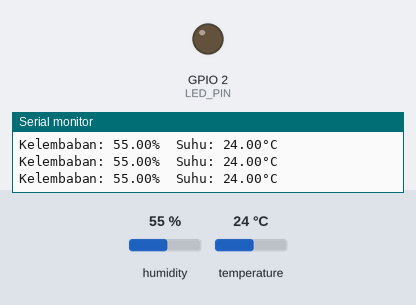
The sketch below on a simulated ESP32. On the bench: output pins drawn as LEDs (lit = HIGH), the last lines printed to the serial monitor. The inputs (shaded band) are chosen by the test bench; at power-on: temperature 24 °C, humidity 55 %.

Above: at 4.8 s.
4.9 s: temperature set to 34.5 °C
8.9 s: temperature set to 35.3 °C
At 11.3 s:
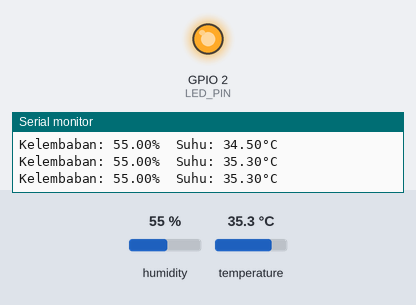
12.9 s: temperature set to 12 °C
At 13.6 s:
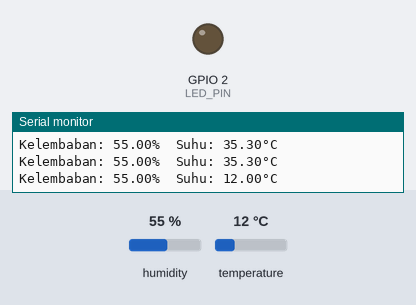
16.9 s: temperature set to 41 °C
At 19.4 s:
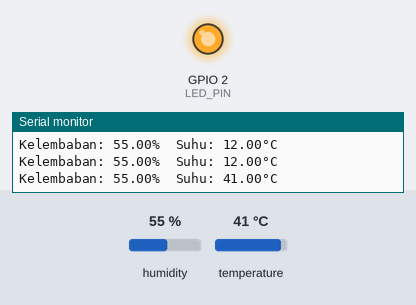
Timing chart, 0 to 20.9 s (numbered marks = the images above; inputs shaded):
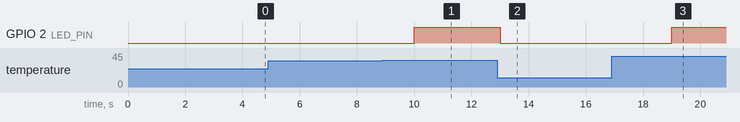

Measured:
- the behaviour switches between 34.9 and 35 °C on temperature (found by bisection; images 0 and 1)
- after the input at 8.9 s, GPIO 2 (LED_PIN): LOW → HIGH after 1.1 s
- after the input at 12.9 s, GPIO 2 (LED_PIN): HIGH → LOW after 0.11 s
- after the input at 16.9 s, GPIO 2 (LED_PIN): LOW → HIGH after 2.1 s

The sketch:

03_ESP32_DHT22_SerialMonitor.ino
```cpp
#include <DHT.h>

#define DHT_PIN 13
#define DHT_TYPE DHT22
#define LED_PIN 2
#define INTERVAL 1000

DHT dht(DHT_PIN, DHT_TYPE);

void setup() {
  Serial.begin(115200);
  pinMode(LED_PIN, OUTPUT);

  dht.begin();
}

uint32_t previousMillis = 0, currentMillis;
float humidity, temperature;

void loop() {
  currentMillis = millis();
  if (currentMillis - previousMillis >= INTERVAL) {
    previousMillis = currentMillis;

    humidity = dht.readHumidity(); // Membaca kelembaban
    temperature = dht.readTemperature(); // Membaca suhu dalam Celcius

    // Cek apakah pembacaan berhasil
    if (isnan(humidity) || isnan(temperature)) {
      Serial.println("Gagal membaca dari sensor DHT!");
      return;
    }

    if (temperature >= 35) {
      digitalWrite(LED_PIN, HIGH);
    } else {
      digitalWrite(LED_PIN, LOW);
    }

    Serial.print("Kelembaban: ");
    Serial.print(humidity);
    Serial.print("%\t");
    Serial.print("Suhu: ");
    Serial.print(temperature);
    Serial.println("°C");
  }
}
```
